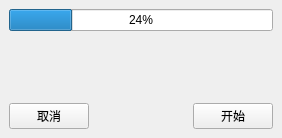
<?xml version="1.0" encoding="UTF-8"?>
<ui version="4.0">
 <class>MainWindow</class>
 <widget class="QMainWindow" name="MainWindow">
  <property name="geometry">
   <rect>
    <x>0</x>
    <y>0</y>
    <width>282</width>
    <height>138</height>
   </rect>
  </property>
  <property name="windowTitle">
   <string>龚建波 1992</string>
  </property>
  <widget class="QWidget" name="centralwidget">
   <layout class="QVBoxLayout" name="verticalLayout">
    <item>
     <widget class="QProgressBar" name="progressBar">
      <property name="value">
       <number>24</number>
      </property>
     </widget>
    </item>
    <item>
     <widget class="QLabel" name="label">
      <property name="text">
       <string/>
      </property>
      <property name="alignment">
       <set>Qt::AlignCenter</set>
      </property>
     </widget>
    </item>
    <item>
     <spacer name="verticalSpacer">
      <property name="orientation">
       <enum>Qt::Vertical</enum>
      </property>
      <property name="sizeHint" stdset="0">
       <size>
        <width>20</width>
        <height>42</height>
       </size>
      </property>
     </spacer>
    </item>
    <item>
     <layout class="QHBoxLayout" name="horizontalLayout">
      <item>
       <widget class="QPushButton" name="btnCancel">
        <property name="text">
         <string>取消</string>
        </property>
       </widget>
      </item>
      <item>
       <spacer name="horizontalSpacer">
        <property name="orientation">
         <enum>Qt::Horizontal</enum>
        </property>
        <property name="sizeHint" stdset="0">
         <size>
          <width>40</width>
          <height>20</height>
         </size>
        </property>
       </spacer>
      </item>
      <item>
       <widget class="QPushButton" name="btnStart">
        <property name="text">
         <string>开始</string>
        </property>
       </widget>
      </item>
     </layout>
    </item>
   </layout>
  </widget>
 </widget>
 <resources/>
 <connections/>
</ui>
